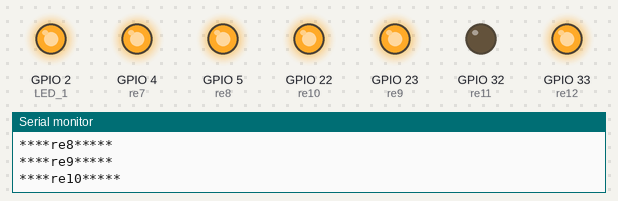
A sketch run on a simulated ESP32. On the bench: output pins drawn as LEDs (lit = HIGH), the last lines printed to the serial monitor. WiFi joins after 1.5 s; servers stay silent unless stated; the Firebase database answers and starts empty.

Above: at 2.0 s.
At 7.4 s:
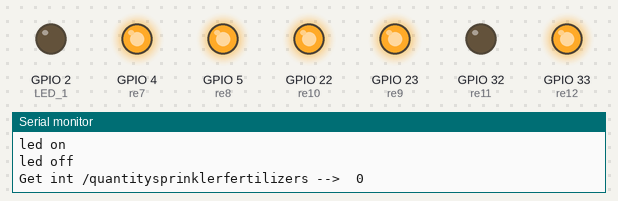
Timing chart, 0 to 9.8 s (numbered marks = the images above):
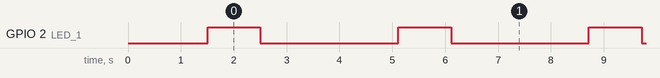

The sketch:

threadedupdeat.ino
```cpp
#include <WiFi.h>
#include <FirebaseESP32.h>

#define API_KEY "SfentqzDhmvn6CSXNISeLoalFMXXQTJJg46Y17fU"
#define DATABASE_URL "https://test-esp32-14072-default-rtdb.firebaseio.com/"

#define WIFI_SSID "Four-Faith Inno"
#define WIFI_PASSWORD "Scada@2018"

FirebaseData fbdo;
FirebaseAuth auth;
FirebaseConfig config;

// Define LED pins
#define LED_1 2

#define re7 4
#define re8 5
#define re9 23
#define re10 22

#define re11 32
#define re12 33
int pumStirringp, pumpUP;

int quantitysprinklerfertilizers;
int quantitysprinklerwater;
int quantityFT, quantityMB;

TaskHandle_t re7TaskHandle = NULL;
TaskHandle_t re8TaskHandle = NULL;
TaskHandle_t re9TaskHandle = NULL;
TaskHandle_t re10TaskHandle = NULL;

int re7Finished = 0;
int re8Finished = 0;
int re9Finished = 0;
int re10Finished = 0;

bool allActive3 = false;
bool allActive4 = false;

void re7quantity(void *arg);
void re8quantity(void *arg);
void re9quantity(void *arg);
void re10quantity(void *arg);

void setup() {
  Serial.begin(115200);

  pinMode(LED_1, OUTPUT);
  pinMode(re7, OUTPUT);
  pinMode(re8, OUTPUT);

  pinMode(re9, OUTPUT);
  pinMode(re10, OUTPUT);

  pinMode(re11, OUTPUT);
  pinMode(re12, OUTPUT);

  digitalWrite(re7, 1);
  digitalWrite(re8, 1);
  digitalWrite(re9, 1);
  digitalWrite(re10, 1);

  digitalWrite(re11, 0);
  digitalWrite(re12, 1);

  // Initialize Wi-Fi
  WiFi.begin(WIFI_SSID, WIFI_PASSWORD);
  Serial.print("Connecting to Wi-Fi ;p");
  while (WiFi.status() != WL_CONNECTED) {
    Serial.print(".");
    delay(300);
  }
  Serial.println();
  Serial.print("Connected with IP: ");
  Serial.println(WiFi.localIP());

  Serial.print("MAC address: ");
  Serial.println(WiFi.macAddress());

  Serial.printf("FireBase Client v%s\n\n", FIREBASE_CLIENT_VERSION);

  config.api_key = API_KEY;
  config.database_url = DATABASE_URL;

  Firebase.begin(DATABASE_URL, API_KEY);
  Firebase.setDoubleDigits(5);

  xTaskCreatePinnedToCore(re7quantity, "re7quantity", 8192, NULL, 1, &re7TaskHandle, 0);
  xTaskCreatePinnedToCore(re8quantity, "re8quantity", 8192, NULL, 1, &re8TaskHandle, 0);
  xTaskCreatePinnedToCore(re9quantity, "re9quantity", 8192, NULL, 1, &re9TaskHandle, 1);
  xTaskCreatePinnedToCore(re10quantity, "re10quantity", 8192, NULL, 1, &re10TaskHandle, 1);
}

bool getIntFromFirebase(FirebaseData &fbdo, const char *path, int &variable) {
  if (Firebase.getInt(fbdo, path)) {
    Serial.printf("Get int %s -->  %d\n", path, fbdo.to<int>());
    variable = fbdo.to<int>();
  } else {
    Serial.printf("Failed to get int %s. Setting to 0. Error: %s\n", path, fbdo.errorReason().c_str());
    variable = 0;
  }
  delay(1);
  return variable;
}

void setIntToFirebase(FirebaseData &fbdo, const char *path, int value) {
  if (fbdo.httpConnected()) {
    Firebase.setInt(fbdo, path, value);
    delay(1);
  } else {
    Serial.println("Not connected to Firebase. Skipping setInt operation.");
  }
}

void re7quantity(void *arg) {
  Serial.println("****re7*****");
  int Setrelay;
  while (true) {
    if (quantitysprinklerfertilizers != 0) {
      Setrelay = quantitysprinklerfertilizers * 1000;
      digitalWrite(re7, LOW);
      Serial.println("re7 onnnnnnnnnn");
      vTaskDelay(Setrelay / portTICK_PERIOD_MS);
      digitalWrite(re7, HIGH);
      Serial.println("re7 off");

      quantitysprinklerfertilizers = 0;
      re7Finished = 1;
    }
    vTaskDelay(portMAX_DELAY);
  }
}

void re8quantity(void *arg) {
  Serial.println("****re8*****");
  int Setrelay;
  while (true) {
    if (quantitysprinklerwater != 0) {
      Setrelay = quantitysprinklerwater * 1000;
      digitalWrite(re8, LOW);
      Serial.println("re8 onnnnnnnnnn");
      vTaskDelay(Setrelay / portTICK_PERIOD_MS);
      digitalWrite(re8, HIGH);
      Serial.println("re8 off");

      quantitysprinklerwater = 0;
      re8Finished = 1;
    }
    vTaskDelay(portMAX_DELAY);
  }
}

void re9quantity(void *arg) {
  Serial.println("****re9*****");
  int Setrelay;
  allActive3 = true;
  while (true) {
    if (quantityFT != 0) {
      Setrelay = quantityFT * 1000;
      digitalWrite(re9, LOW);
      digitalWrite(re11, 1);
      digitalWrite(re12, 0);
      Serial.println("re9 onnnnnnnnnn");
      vTaskDelay(Setrelay / portTICK_PERIOD_MS);
      digitalWrite(re9, HIGH);
      Serial.println("re9 off");

      quantityFT = 0;
      re9Finished = 1;
      allActive3 = false;
    }
    vTaskDelay(portMAX_DELAY);
  }
}

void re10quantity(void *arg) {
  Serial.println("****re10*****");
  int Setrelay;
  allActive4 = true;
  while (true) {
    if (quantityMB != 0) {
      Setrelay = quantityMB * 1000;
      digitalWrite(re10, LOW);
      digitalWrite(re11, 1);
      digitalWrite(re12, 0);
      Serial.println("re10 onnnnnnnnnn");
      vTaskDelay(Setrelay / portTICK_PERIOD_MS);
      digitalWrite(re10, HIGH);
      Serial.println("re10 off");

      quantityMB = 0;
      re10Finished = 1;
      allActive4 = false;
    }
    vTaskDelay(portMAX_DELAY);
  }
}

void loop() {
  digitalWrite(LED_1, HIGH);
  Serial.println("led on");
  delay(1000);
  digitalWrite(LED_1, LOW);
  Serial.println("led off");
  delay(1000);

  if (Firebase.ready()) {
    getIntFromFirebase(fbdo, "/quantitysprinklerfertilizers", quantitysprinklerfertilizers);
    if (quantitysprinklerfertilizers != 0 && re7TaskHandle == NULL) {
      vTaskResume(re7TaskHandle);
    } else if (quantitysprinklerfertilizers == 0 && re7TaskHandle != NULL) {
      vTaskSuspend(re7TaskHandle);
    }
    if (re7Finished) {
      setIntToFirebase(fbdo, "/quantitysprinklerfertilizers", 0);
      re7Finished = 0;
    }

    getIntFromFirebase(fbdo, "/quantitysprinklerwater", quantitysprinklerwater);
    if (quantitysprinklerwater != 0 && re8TaskHandle == NULL) {
      vTaskResume(re8TaskHandle);
    } else if (quantitysprinklerwater == 0 && re8TaskHandle != NULL) {
      vTaskSuspend(re8TaskHandle);
    }
    if (re8Finished) {
      setIntToFirebase(fbdo, "/quantitysprinklerwater", 0);
      re8Finished = 0;
    }

    getIntFromFirebase(fbdo, "/quantityFT", quantityFT);
    if (quantityFT != 0 && re9TaskHandle == NULL) {
      vTaskResume(re9TaskHandle);
    } else if (quantityFT == 0 && re9TaskHandle != NULL) {
      vTaskSuspend(re9TaskHandle);
    }
    if (re9Finished) {
      setIntToFirebase(fbdo, "/quantityFT", 0);
      re9Finished = 0;
    }

    getIntFromFirebase(fbdo, "/quantityMB", quantityMB);
    if (quantityMB != 0 && re10TaskHandle == NULL) {
      vTaskResume(re10TaskHandle);
    } else if (quantityMB == 0 && re10TaskHandle != NULL) {
      vTaskSuspend(re10TaskHandle);
    }
    if (re10Finished) {
      setIntToFirebase(fbdo, "/quantityMB", 0);
      re10Finished = 0;
    }

    if (!allActive3 && !allActive4) {
      digitalWrite(re11, 0);
      digitalWrite(re12, 1);
    }
  }

  delay(1000);
}
```

Measured:
- by itself, GPIO 2 (LED_1): alternates HIGH for 1.0 s and LOW for 2.6 s
